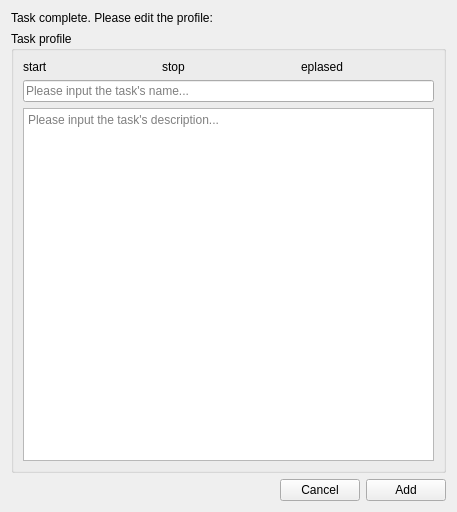
<?xml version="1.0" encoding="UTF-8"?>
<ui version="4.0">
 <class>task_edit</class>
 <widget class="QWidget" name="task_edit">
  <property name="geometry">
   <rect>
    <x>0</x>
    <y>0</y>
    <width>457</width>
    <height>512</height>
   </rect>
  </property>
  <property name="windowTitle">
   <string>Form</string>
  </property>
  <layout class="QVBoxLayout" name="verticalLayout_2">
   <item>
    <widget class="QLabel" name="label">
     <property name="text">
      <string>Task complete. Please edit the profile:</string>
     </property>
    </widget>
   </item>
   <item>
    <widget class="QGroupBox" name="groupBox">
     <property name="title">
      <string>Task profile</string>
     </property>
     <layout class="QVBoxLayout" name="verticalLayout">
      <item>
       <layout class="QHBoxLayout" name="horizontalLayout">
        <item>
         <widget class="QLabel" name="startLabel">
          <property name="text">
           <string>start</string>
          </property>
         </widget>
        </item>
        <item>
         <widget class="QLabel" name="stopLabel">
          <property name="text">
           <string>stop</string>
          </property>
         </widget>
        </item>
        <item>
         <widget class="QLabel" name="elapsedLabel">
          <property name="text">
           <string>eplased</string>
          </property>
         </widget>
        </item>
       </layout>
      </item>
      <item>
       <widget class="QLineEdit" name="lineEdit">
        <property name="inputMask">
         <string/>
        </property>
        <property name="placeholderText">
         <string>Please input the task's name...</string>
        </property>
       </widget>
      </item>
      <item>
       <widget class="QTextEdit" name="textEdit">
        <property name="placeholderText">
         <string>Please input the task's description...</string>
        </property>
       </widget>
      </item>
     </layout>
    </widget>
   </item>
   <item>
    <layout class="QHBoxLayout" name="horizontalLayout_2">
     <item>
      <spacer name="horizontalSpacer">
       <property name="orientation">
        <enum>Qt::Horizontal</enum>
       </property>
       <property name="sizeHint" stdset="0">
        <size>
         <width>40</width>
         <height>20</height>
        </size>
       </property>
      </spacer>
     </item>
     <item>
      <widget class="QPushButton" name="cancelButton">
       <property name="text">
        <string>Cancel</string>
       </property>
      </widget>
     </item>
     <item>
      <widget class="QPushButton" name="addButton">
       <property name="text">
        <string>Add</string>
       </property>
      </widget>
     </item>
    </layout>
   </item>
  </layout>
 </widget>
 <resources/>
 <connections/>
</ui>
